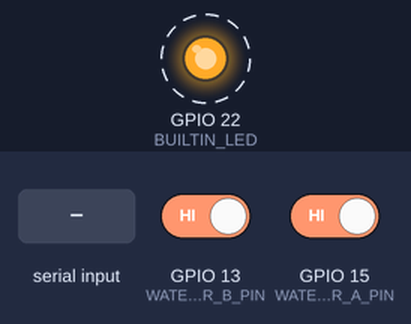
The sketch below on a simulated ESP32. On the bench: output pins drawn as LEDs (lit = HIGH). Dashed ring = blinking. The test bench sets the inputs (shaded band); at power-on: GPIO 13 (WATER_SENSOR_B_PIN) HIGH, GPIO 15 (WATER_SENSOR_A_PIN) HIGH. Nothing arrives over Bluetooth unless stated; what the sketch prints to the serial monitor is not drawn.

Above: at 1.26 s.
1.3 s: "B" received over Serial
Timing chart, 0 to 10.3 s (numbered marks = the images above; inputs shaded):
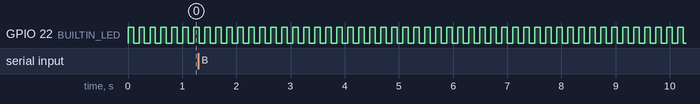

Measured:
- by itself, GPIO 22 (BUILTIN_LED): alternates HIGH for 0.10 s and LOW for 0.10 s

The sketch:

ofertex_demo_v1.ino
```cpp
/*
 * Sends touch values via bluetooth serial.
 * Arad Eizen 13/05/18.
 */
#include <BluetoothSerial.h> // https://github.com/espressif/arduino-esp32


/* uart baud rate in bit per seconds */
#define SERIAL_BAUD_RATE		(115200)
/* uart read timeout in milliseconds */
#define SERIAL_TIMEOUT			(1)
/* bluetooth serial device name */
#define BT_SERIAL_NAME			("Ofertex Box")

#define FAST_OUTPUT_INTERVAL	(50)
#define SLOW_OUTPUT_INTERVAL	(100)

/* touch gpios T0 - T9: 4, 0, 2, 15, 13, 12, 14, 27, 33, 32 */
#define WATER_SENSOR_A_PIN		(T3) // GPIO15
#define WATER_SENSOR_B_PIN		(T4) // GPIO13
#define BUILTIN_LED				(22) // GPIO22


enum output_data_format_e {
	RAW_DATA_FORMAT,
	A_SENSOR_DATA_FORMAT,
	B_SENSOR_DATA_FORMAT,
};

BluetoothSerial bt_serial;

bool led_status;
uint8_t output_data_format = RAW_DATA_FORMAT;
uint16_t output_interval_ms = SLOW_OUTPUT_INTERVAL;
uint32_t next_output_ms;
uint16_t last_a;
uint16_t last_b;

void read_input_command()
{
	char c = '\0';

	/*
		BluetoothSerial BUG (as of 06/04/18):
		Starting from the first received byte,
		all transmited bytes will slow down after about 10 seconds...
		Quick fix is to send another one each 5 seconds..
	*/
	if (bt_serial.available()) {
		c = bt_serial.read();
	}

	if (Serial.available()) {
		c = Serial.read();
	}

	switch (c) {
	case 'A':
		output_data_format = RAW_DATA_FORMAT;
		break;
	case 'B':
		output_data_format = A_SENSOR_DATA_FORMAT;
		break;
	case 'C':
		output_data_format = B_SENSOR_DATA_FORMAT;
		break;
	}
}

void write_output_data()
{
	char buf[20];
	uint16_t a = touchRead(WATER_SENSOR_A_PIN);
	uint16_t b = touchRead(WATER_SENSOR_B_PIN);

	if (!a && last_a) {
		a = last_a;
		last_a = 0;
	}
	else last_a = a;

	if (!b && last_b) {
		b = last_b;
		last_b = 0;
	}
	else last_b = b;

	switch (output_data_format) {
	case RAW_DATA_FORMAT:
		sprintf(buf, "%03d,%03d", a, b);
		break;
	case A_SENSOR_DATA_FORMAT:
		sprintf(buf, "%03d", a);
		break;
	case B_SENSOR_DATA_FORMAT:
		sprintf(buf, "%03d", b);
		break;
	}

	Serial.println(buf);
	bt_serial.println(buf);
}

void setup()
{
	/* initialize usb serial (uart) communication */
	Serial.begin(SERIAL_BAUD_RATE);
	Serial.setTimeout(SERIAL_TIMEOUT);

	/* initialize bluetooth serial communication */
	bt_serial.begin(BT_SERIAL_NAME);

	pinMode(BUILTIN_LED, OUTPUT);
}

void loop()
{
	uint32_t cur_ms = millis();

	/* read user command from bt or usb serial */
	read_input_command();

	/* write output data to bt and usb serial if needed */
	if (cur_ms > next_output_ms) {
		next_output_ms = cur_ms + output_interval_ms;
		write_output_data();
		led_status = !led_status;
		digitalWrite(BUILTIN_LED, led_status);
	}

	// yield();
	delay(1);
}
```
